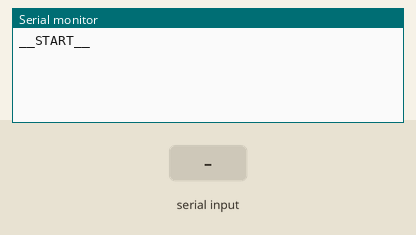
Recording of a sketch running on a simulated ESP32. Shown: the last lines printed to the serial monitor. The inputs (shaded band) are chosen by the test bench.

Above: at 1.2 s.
1.3 s: "1" received over the second serial link
At 1.7 s:
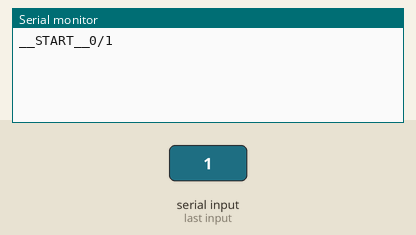
2.8 s: "0" received over the second serial link
At 4.0 s:
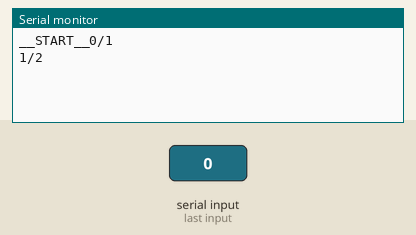
4.3 s: "2" received over the second serial link
At 5.1 s:
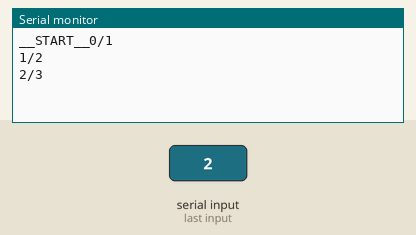

Measured:
- after the input at 1.3 s, the serial monitor: prints a new line at once (image 1)
- after the input at 2.8 s, the serial monitor: prints a new line at once (image 2)
- after the input at 4.3 s, the serial monitor: prints a new line at once (image 3)

The sketch:

Minitel_ESP32_TTY.ino
```cpp
#define RXD1 4
#define TXD1 2
#define RXD2 16
#define TXD2 17

//defines
#define BUFF_SIZE       5000

//variables
uint8_t grBuffer[BUFF_SIZE];
uint16_t tailIndex,headIndex;


void setup() {

  Serial.begin(9600);
  Serial1.begin(115200, SERIAL_8N1, RXD1, TXD1);
  Serial2.begin(4800, SERIAL_7E1, RXD2, TXD2);
  Serial.print("__START__");
}

void loop() { //Choose Serial1 or Serial2 as required
        ReceiveData();
        if( tailIndex != headIndex )
        {
            Serial.print(tailIndex);Serial.print('/');Serial.println(headIndex);
            for (int i = 0; i <= 10; i++)
            {

               if (tailIndex != headIndex )  {
               Serial2.write( grBuffer[tailIndex]);
               tailIndex++;
               if( tailIndex == BUFF_SIZE && tailIndex > headIndex )   tailIndex = 0;
               }

            }
        }

}


void ReceiveData( void )
{
    if( Serial1.available() > 0 )
    {
        do
        {
            //read the character
            uint8_t ch = Serial1.read();
            if(ch=='é') ch='e';
            if(ch==0xC3) ch='e';
            if(ch==0x0A) grBuffer[headIndex] = ch;
            if(ch==0x0D) grBuffer[headIndex] = ch;
            if(ch >= 0x20 && ch <= 0x7A) // is this an ascii digit between 0 and 9?
            {
              grBuffer[headIndex] = ch;
            }

            headIndex++;
            if( headIndex == BUFF_SIZE )
                headIndex = 0;

        }while( Serial1.available() > 0 );

    }//if
}//ReceiveData
```
